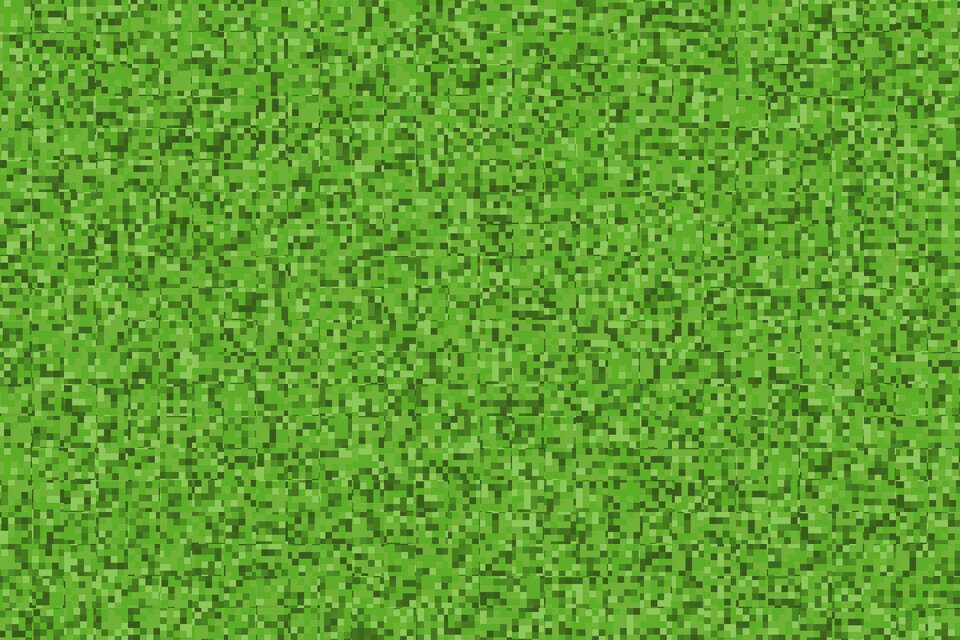

Below is a game level as drawn by its tile map, then a one-line description and the .tmx file that defines it, in full:
An orthogonal 30x20 tile map with 32x32 px tiles, 1 tile layer (Tile Layer 1) and 5 objects.

<map version="1.10" tiledversion="1.11.2" orientation="orthogonal" renderorder="right-down" width="30" height="20" tilewidth="32" tileheight="32" infinite="0" nextlayerid="3" nextobjectid="10">
 <tileset firstgid="1" source="tsx/grass.tsx" />
 <layer id="1" name="Tile Layer 1" width="30" height="20">
  <data encoding="csv">
219,178,18,95,68,167,61,66,205,28,9,6,30,81,131,166,95,150,101,155,40,46,81,168,114,62,39,75,45,133,
148,24,138,159,210,19,90,118,117,10,72,20,88,53,215,31,74,160,72,123,11,12,199,97,91,1,140,82,192,119,
118,211,184,160,174,214,91,166,132,164,188,109,30,132,62,31,63,181,140,133,155,127,166,173,140,176,112,187,191,204,
192,47,83,51,65,151,127,141,153,214,138,94,113,195,17,32,206,180,3,107,108,1,185,78,208,121,148,94,47,131,
42,137,4,62,29,40,62,96,153,196,23,188,84,117,80,68,203,49,57,116,35,126,29,53,157,199,53,146,87,52,
31,151,145,137,190,182,56,60,168,109,94,193,147,218,116,183,44,27,112,10,168,15,169,38,137,93,84,88,177,217,
204,212,131,116,117,183,47,7,114,106,156,119,12,10,5,46,161,141,119,181,80,37,157,210,151,125,173,83,8,16,
171,118,184,217,131,81,27,106,167,95,86,84,106,94,58,140,97,7,64,28,177,219,146,112,116,52,117,94,203,16,
102,15,149,113,81,26,161,166,23,18,170,70,34,55,13,148,142,89,65,196,192,203,66,1,42,192,56,220,148,101,
203,123,103,20,142,17,111,62,100,167,105,23,189,93,17,68,46,220,18,20,209,188,48,127,128,130,211,33,126,67,
128,166,12,182,139,133,112,33,182,114,146,164,165,137,189,25,166,97,207,33,25,153,76,41,211,97,147,116,169,203,
99,92,4,4,109,1,141,66,203,203,202,75,88,11,38,50,57,54,23,219,6,106,11,185,122,118,19,61,60,24,
142,103,122,162,93,156,173,219,212,164,55,136,99,55,191,151,151,206,15,200,8,199,146,168,99,122,193,138,78,69,
214,72,1,107,63,21,114,124,6,12,52,21,182,115,208,173,128,133,101,87,172,186,206,67,83,1,19,121,166,16,
219,41,174,193,31,170,75,24,197,79,60,216,189,186,190,29,136,162,108,35,24,21,124,32,219,62,155,109,39,129,
182,152,171,128,29,112,208,206,133,49,112,47,163,122,67,162,50,188,121,160,140,153,99,178,13,195,76,94,122,7,
197,2,124,93,112,111,161,107,143,81,120,82,73,98,114,135,39,151,188,220,63,135,190,25,193,122,14,40,174,26,
82,91,136,92,161,4,163,22,190,24,206,58,34,166,69,120,149,202,14,9,40,6,146,194,176,106,139,28,6,116,
8,154,97,20,49,172,91,180,142,158,115,37,165,115,114,51,52,127,121,108,64,84,146,73,46,117,88,116,36,35,
45,27,13,30,220,56,68,9,17,93,69,110,28,117,106,141,171,7,28,5,216,210,56,211,4,151,178,216,43,136
</data>
 </layer>
 <objectgroup id="2" name="obj_1">
  <object id="3" x="0" y="0" width="960" height="32" />
  <object id="6" x="928" y="32" width="32" height="608" />
  <object id="7" x="0" y="32" width="32" height="608" />
  <object id="8" x="32" y="608" width="896" height="32" />
  <object id="9" x="1130.67" y="321.333" />
 </objectgroup>
</map>
